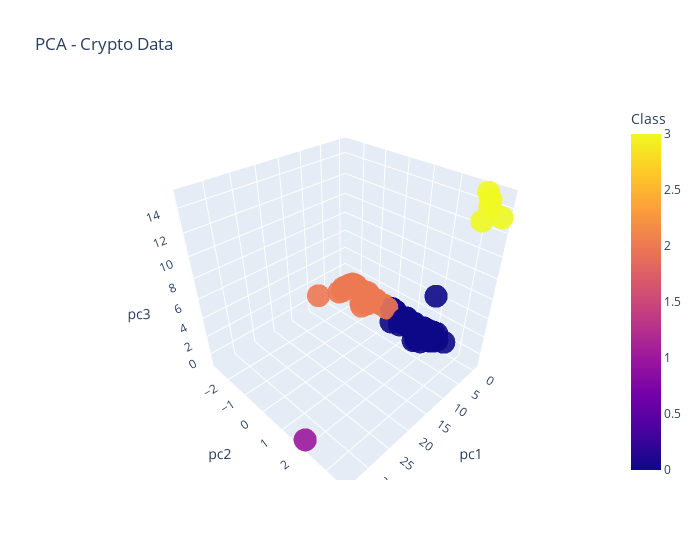

Notebook cell for this chart:
### Markdown cell above
### Deliverable 4: Visualizing Cryptocurrencies Results

#### 3D-Scatter with Clusters

### Code cell
# Creating a 3D-Scatter with the PCA data and the clusters
fig = px.scatter_3d(
    clustered_df,
    title="PCA - Crypto Data",
    x="pc1",
    y="pc2",
    z="pc3",
    color="Class",
    opacity=0.9,
    width=700,
    hover_name="CoinName",
    hover_data=["Algorithm", "TotalCoinSupply"],
)
fig.update_layout(legend=dict(x=0, y=1))
fig.show()

### Figure 1 — Plotly figure (JSON) as saved in the notebook; plotly's stock layout.template omitted (floating-point values rounded to 4 significant figures; data arrays with more than 128 entries replaced by an {"elided": "..."} marker saying what was removed)
{"data": [{"customdata": {"elided": "532x2 str values"}, "hovertemplate": "<b>%{hovertext}</b><br><br>pc1=%{x}<br>pc2=%{y}<br>pc3=%{z}<br>Algorithm=%{customdata[0]}<br>TotalCoinSupply=%{customdata[1]}<br>Class=%{marker.color}<extra></extra>", "hovertext": {"elided": "532 str values"}, "legendgroup": "", "marker": {"color": {"elided": "532 int values"}, "coloraxis": "coloraxis", "opacity": 0.9, "symbol": "circle"}, "mode": "markers", "name": "", "scene": "scene", "showlegend": false, "type": "scatter3d", "x": {"elided": "532 float values"}, "y": {"elided": "532 float values"}, "z": {"elided": "532 float values"}}], "layout": {"coloraxis": {"colorbar": {"title": {"text": "Class"}}, "colorscale": [[0, "#0d0887"], [0.1111, "#46039f"], [0.2222, "#7201a8"], [0.3333, "#9c179e"], [0.4444, "#bd3786"], [0.5556, "#d8576b"], [0.6667, "#ed7953"], [0.7778, "#fb9f3a"], [0.8889, "#fdca26"], [1, "#f0f921"]]}, "legend": {"tracegroupgap": 0, "x": 0, "y": 1}, "scene": {"domain": {"x": [0, 1], "y": [0, 1]}, "xaxis": {"title": {"text": "pc1"}}, "yaxis": {"title": {"text": "pc2"}}, "zaxis": {"title": {"text": "pc3"}}}, "title": {"text": "PCA - Crypto Data"}, "width": 700}}
